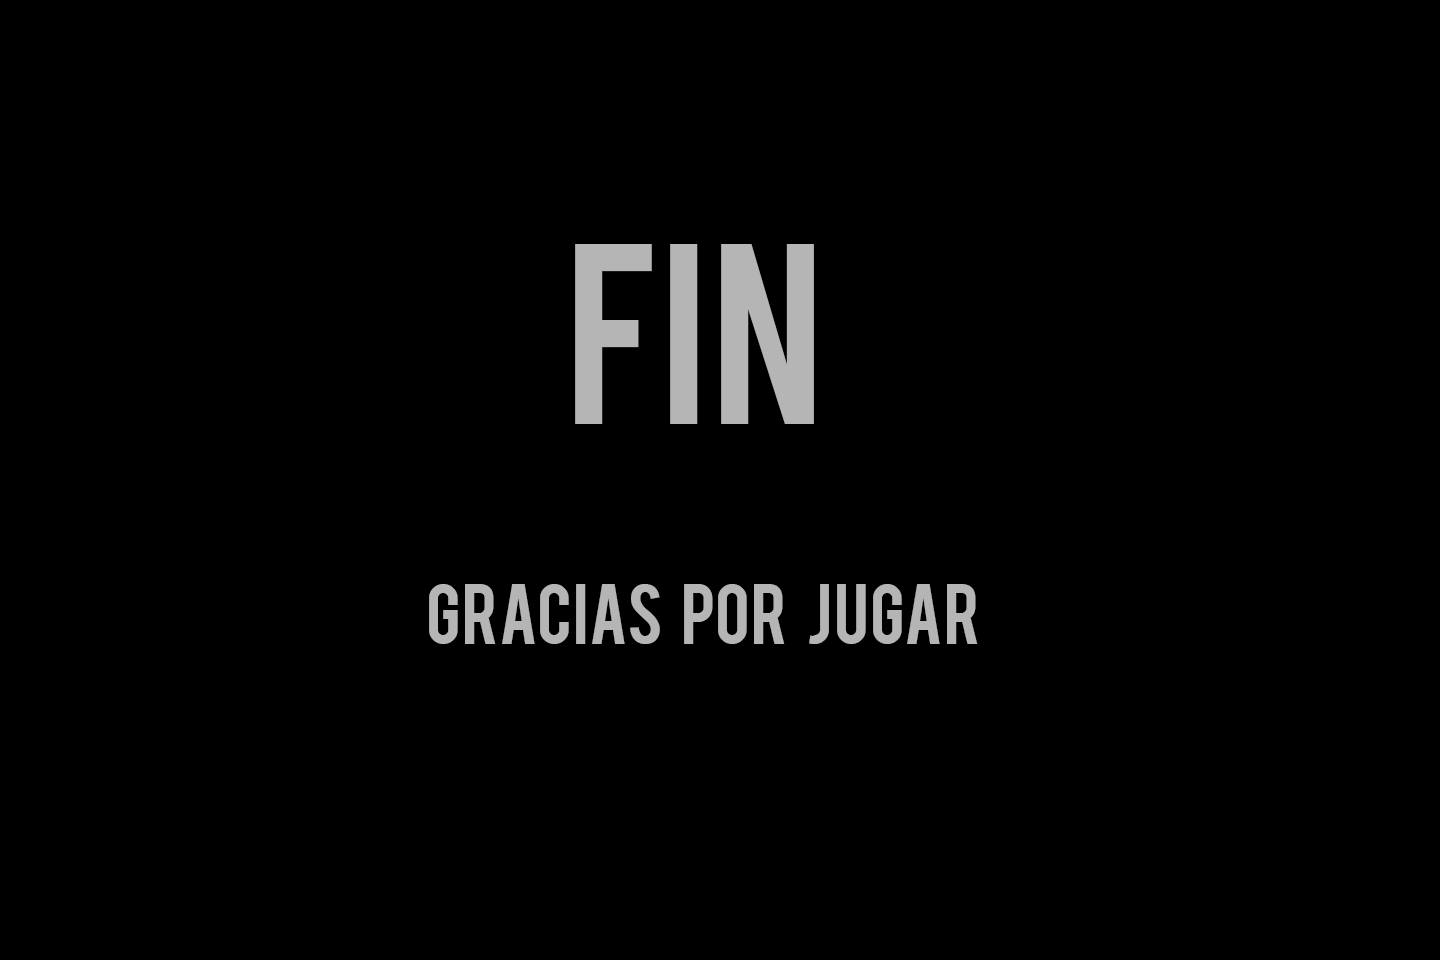

Rendered tile map (Tiled .tmx) drawn with the repository's tilesets; below, a short description and the map source with its tile grids summarised:
An orthogonal 45x30 tile map with 32x32 px tiles, 2 tile layers (Nivel, Muros Invisibles), 2 tilesets.

<map version="1.2" tiledversion="1.3.4" orientation="orthogonal" renderorder="right-down" width="45" height="30" tilewidth="32" tileheight="32" infinite="0" nextlayerid="3" nextobjectid="1">
 <tileset firstgid="1" source="final.tsx" />
 <tileset firstgid="2" source="final.M.tsx" />
 <layer id="1" name="Nivel" width="45" height="30">
  <data>[1350 cells, 1 non-empty, 1 distinct tile ids]</data>
 </layer>
 <layer id="2" name="Muros Invisibles" width="45" height="30">
  <data>[1350 cells, 146 non-empty, 146 distinct tile ids]</data>
 </layer>
</map>